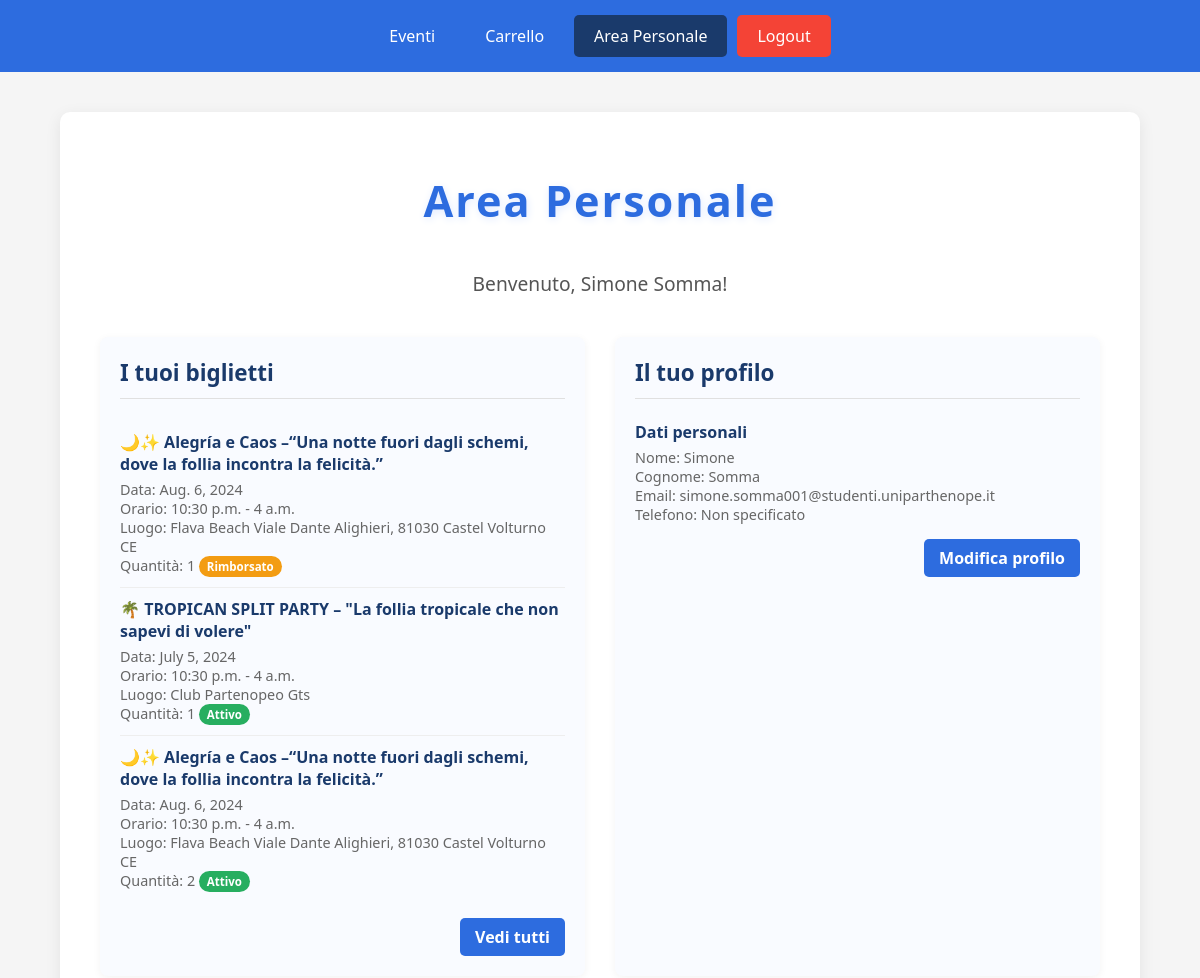
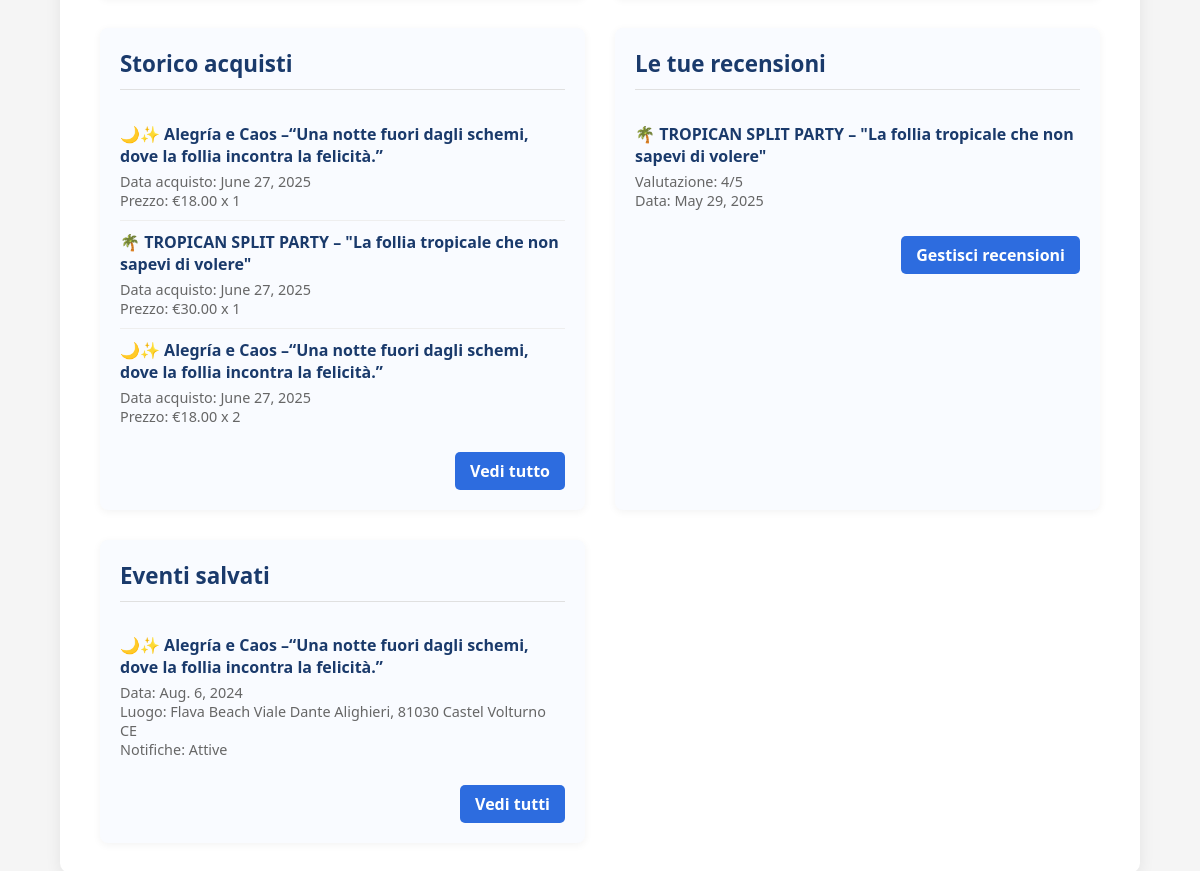
The app's page /area-personale/ (signed in) with its own data (2 pictures, top to bottom).
### Event_Hub/models.py (models this page shows)
class Utente(models.Model):
    nome = models.CharField(max_length=30)
    cognome = models.CharField(max_length=30)
    data_nascita = models.DateField()
    email = models.EmailField(unique=True, primary_key=True)
    password = models.CharField(max_length=128)
    telefono = models.CharField(max_length=20, blank=True, null=True)
    is_staff = models.BooleanField(default=False)

class Prenotazione(models.Model):
    STATO_CHOICES = [
        ('attivo', 'Attivo'),
        ('usato', 'Usato'),
        ('cancellato', 'Cancellato'),
        ('rimborsato', 'Rimborsato'),
    ]
    ticket_id = models.AutoField(primary_key=True)
    utente = models.ForeignKey(Utente, on_delete=models.CASCADE)
    evento = models.ForeignKey(Evento, on_delete=models.CASCADE)
    numero_biglietti = models.IntegerField()
    data_prenotazione = models.DateField(auto_now_add=True)
    stato = models.CharField(max_length=20, choices=STATO_CHOICES, default='attivo')

class Evento(models.Model):
    nome = models.CharField(max_length=100, primary_key=True)
    data = models.DateField()
    ora_inizio = models.TimeField()
    ora_fine = models.TimeField()
    luogo = models.CharField(max_length=100)
    descrizione = models.TextField()
    organizzatore = models.ForeignKey(Organizzatore, on_delete=models.CASCADE)
    biglietti_disponibili = models.IntegerField()
    prezzo = models.DecimalField(max_digits=10, decimal_places=2, default=0.00)

class Recensione(models.Model):
    id = models.AutoField(primary_key=True)
    evento = models.ForeignKey(Evento, on_delete=models.CASCADE)
    utente = models.ForeignKey(Utente, on_delete=models.CASCADE)
    valutazione = models.IntegerField()
    commento = models.TextField()
    data_recensione = models.DateField(auto_now_add=True)

class EventoSalvato(models.Model):
    id = models.AutoField(primary_key=True)
    utente = models.ForeignKey(Utente, on_delete=models.CASCADE)
    evento = models.ForeignKey(Evento, on_delete=models.CASCADE)
    data_salvataggio = models.DateField(auto_now_add=True)
    notifiche_attive = models.BooleanField(default=True)
    class Meta:
        unique_together = ('utente', 'evento')  # Un utente può salvare un evento una sola volta

### Event_Hub/views.py (the view)
# urls.py: path('area-personale/', area_personale, name='area_personale'),
def area_personale(request):
    utente_email = request.session.get('utente_email')
    if not utente_email:
        return redirect('login')
    try:
        utente = Utente.objects.get(email=utente_email)
        biglietti_recenti = Prenotazione.objects.filter(utente=utente).order_by('-data_prenotazione')[:3]
        eventi_salvati = EventoSalvato.objects.filter(utente=utente).order_by('-data_salvataggio')[:3]
        recensioni_recenti = Recensione.objects.filter(utente=utente).order_by('-data_recensione')[:3]
        context = {
            'utente': utente,
            'biglietti_recenti': biglietti_recenti,
            'eventi_salvati': eventi_salvati,
            'recensioni_recenti': recensioni_recenti
        }
        return render(request, 'area_personale.html', context)
    except Utente.DoesNotExist:
        return redirect('login')

### templates/area_personale.html (shortened to what this page needs)
<!DOCTYPE html>
<html lang="it">
<head>
</head>
<body>
    <div class="nav-menu">
        <a href="{% url 'eventi' %}">Eventi</a>
        <a href="{% url 'carrello' %}">Carrello</a>
        <a href="{% url 'area_personale' %}" class="active">Area Personale</a>
        <a href="{% url 'logout' %}" style="background-color: #f44336;">Logout</a>
    </div>
    <div class="container">
        <h1>Area Personale</h1>
        <div class="welcome-message">
            Benvenuto, {{ utente.nome }} {{ utente.cognome }}!
        </div>
        <div class="dashboard-grid">
            <div class="dashboard-card">
                <h3>I tuoi biglietti</h3>
                <div class="dashboard-card-content">
                    {% if biglietti_recenti %}
                        <ul class="item-list">
                            {% for biglietto in biglietti_recenti %}
                                <li>
                                    <div class="item-title">{{ biglietto.evento.nome }}</div>
                                    <div class="item-details">
                                        Data: {{ biglietto.evento.data }}<br>
                                        Orario: {{ biglietto.evento.ora_inizio }} - {{ biglietto.evento.ora_fine }}<br>
                                        Luogo: {{ biglietto.evento.luogo }}<br>
                                        Quantità: {{ biglietto.numero_biglietti }}
                                        <span class="status-badge status-{{ biglietto.stato }}">{{ biglietto.get_stato_display }}</span>
                                    </div>
                                </li>
                            {% endfor %}
                        </ul>
                    {% else %}
                        <div class="empty-state">Non hai ancora acquistato biglietti.</div>
                    {% endif %}
                </div>
                <div class="dashboard-card-footer">
                    <a href="{% url 'biglietti' %}" class="dashboard-link">Vedi tutti</a>
                </div>
            </div>
            <div class="dashboard-card">
                <h3>Il tuo profilo</h3>
                <div class="dashboard-card-content">
                    <div class="item-list">
                        <div class="item-title">Dati personali</div>
                        <div class="item-details">
                            Nome: {{ utente.nome }}<br>
                            Cognome: {{ utente.cognome }}<br>
                            Email: {{ utente.email }}<br>
                            Telefono: {{ utente.telefono|default:"Non specificato" }}
                        </div>
                    </div>
                </div>
                <div class="dashboard-card-footer">
                    <a href="{% url 'profilo' %}" class="dashboard-link">Modifica profilo</a>
                </div>
            </div>
            <div class="dashboard-card">
                <h3>Storico acquisti</h3>
                <div class="dashboard-card-content">
                    {% if biglietti_recenti %}
                        <ul class="item-list">
                            {% for biglietto in biglietti_recenti %}
                                <li>
                                    <div class="item-title">{{ biglietto.evento.nome }}</div>
                                    <div class="item-details">
                                        Data acquisto: {{ biglietto.data_prenotazione }}<br>
                                        Prezzo: €{{ biglietto.evento.prezzo }} x {{ biglietto.numero_biglietti }}
                                    </div>
                                </li>
                            {% endfor %}
                        </ul>
                    {% else %}
                        <div class="empty-state">Non hai ancora effettuato acquisti.</div>
                    {% endif %}
                </div>
                <div class="dashboard-card-footer">
                    <a href="{% url 'storico_acquisti' %}" class="dashboard-link">Vedi tutto</a>
                </div>
            </div>
            <div class="dashboard-card">
                <h3>Le tue recensioni</h3>
                <div class="dashboard-card-content">
                    {% if recensioni_recenti %}
                        <ul class="item-list">
                            {% for recensione in recensioni_recenti %}
                                <li>
                                    <div class="item-title">{{ recensione.evento.nome }}</div>
                                    <div class="item-details">
                                        Valutazione: {{ recensione.valutazione }}/5<br>
                                        Data: {{ recensione.data_recensione }}
                                    </div>
                                </li>
                            {% endfor %}
                        </ul>
                    {% else %}
                        <div class="empty-state">Non hai ancora scritto recensioni.</div>
                    {% endif %}
                </div>
                <div class="dashboard-card-footer">
                    <a href="{% url 'recensioni' %}" class="dashboard-link">Gestisci recensioni</a>
                </div>
            </div>
            <div class="dashboard-card">
                <h3>Eventi salvati</h3>
                <div class="dashboard-card-content">
                    {% if eventi_salvati %}
                        <ul class="item-list">
                            {% for evento_salvato in eventi_salvati %}
                                <li>
                                    <div class="item-title">{{ evento_salvato.evento.nome }}</div>
                                    <div class="item-details">
                                        Data: {{ evento_salvato.evento.data }}<br>
                                        Luogo: {{ evento_salvato.evento.luogo }}<br>
                                        Notifiche: {% if evento_salvato.notifiche_attive %}Attive{% else %}Disattivate{% endif %}
                                    </div>
                                </li>
                            {% endfor %}
                        </ul>
                    {% else %}
                        <div class="empty-state">Non hai ancora salvato eventi.</div>
                    {% endif %}
                </div>
                <div class="dashboard-card-footer">
                    <a href="{% url 'eventi_salvati' %}" class="dashboard-link">Vedi tutti</a>
                </div>
            </div>
        </div>
    </div>
</body>
</html>

### templates/area_personale.html (style rules this page uses)
body { font-family: 'Segoe UI', Tahoma, Geneva, Verdana, sans-serif; background: #f5f5f5; margin: 0; padding: 0; }
.container { max-width: 1000px; margin: 40px auto; background: #fff; border-radius: 10px; box-shadow: 0 4px 16px rgba(0,0,0,0.08); padding: 30px 40px; }
h1, h2 { color: #2d6cdf; }
h1 { text-align: center; font-size: 2.7em; margin-bottom: 40px; letter-spacing: 2px; text-shadow: 1px 2px 8px #e0eaff; }
.welcome-message { text-align: center; font-size: 1.2em; margin-bottom: 40px; color: #555; }
.dashboard-grid { display: grid; grid-template-columns: repeat(2, 1fr); gap: 30px; }
.dashboard-card { background: #f9fbff; border-radius: 8px; padding: 20px; box-shadow: 0 2px 8px rgba(0,0,0,0.05); transition: transform 0.2s, box-shadow 0.2s; }
.dashboard-card h3 { color: #1a3a6b; margin-top: 0; font-size: 1.4em; border-bottom: 1px solid #e0e0e0; padding-bottom: 10px; }
.dashboard-card-content { margin-bottom: 15px; }
.dashboard-card-footer { text-align: right; }
.dashboard-link { display: inline-block; background-color: #2d6cdf; color: white; padding: 8px 15px; border-radius: 5px; text-decoration: none; font-weight: bold; }
.item-list { list-style-type: none; padding: 0; }
.item-list li { padding: 10px 0; border-bottom: 1px solid #eee; }
.item-list li:last-child { border-bottom: none; }
.item-title { font-weight: bold; color: #1a3a6b; }
.item-details { color: #666; font-size: 0.9em; margin-top: 5px; }
.nav-menu { display: flex; justify-content: center; background-color: #2d6cdf; padding: 15px 0; margin-bottom: 30px; }
.nav-menu a { color: white; text-decoration: none; padding: 10px 20px; margin: 0 5px; border-radius: 5px; transition: background-color 0.2s; }
.nav-menu a:hover, .nav-menu a.active { background-color: #1a3a6b; }
.status-badge { display: inline-block; padding: 3px 8px; border-radius: 12px; font-size: 0.8em; font-weight: bold; color: white; }
.status-attivo { background-color: #27ae60; }
.status-rimborsato { background-color: #f39c12; }

### records on screen
Utente: nome "Simone", cognome "Somma", email "simone.somma001@studenti.uniparthenope.it", telefono "Non specificato"
Prenotazione: evento.nome "🌙✨ Alegría e Caos –“Una notte fuori dagli schemi, dove la follia incontra la felicità.”", evento.data "Aug. 6, 2024", evento.ora_inizio "10:30 p.m.", evento.ora_fine "4 a.m.", evento.luogo "Flava Beach Viale Dante Alighieri, 81030 Castel Volturno CE", numero_biglietti "1", stato "Rimborsato", data_prenotazione "June 27, 2025", evento.prezzo "18.00"
Prenotazione: evento.nome "🌴 TROPICAN SPLIT PARTY – \"La follia tropicale che non sapevi di volere\"", evento.data "July 5, 2024", evento.ora_inizio "10:30 p.m.", evento.ora_fine "4 a.m.", evento.luogo "Club Partenopeo Gts", numero_biglietti "1", stato "Attivo", data_prenotazione "June 27, 2025", evento.prezzo "30.00"
Prenotazione: evento.nome "🌙✨ Alegría e Caos –“Una notte fuori dagli schemi, dove la follia incontra la felicità.”", evento.data "Aug. 6, 2024", evento.ora_inizio "10:30 p.m.", evento.ora_fine "4 a.m.", evento.luogo "Flava Beach Viale Dante Alighieri, 81030 Castel Volturno CE", numero_biglietti "2", stato "Attivo", data_prenotazione "June 27, 2025", evento.prezzo "18.00"
Recensione: evento.nome "🌴 TROPICAN SPLIT PARTY – \"La follia tropicale che non sapevi di volere\"", valutazione "4", data_recensione "May 29, 2025"
EventoSalvato: evento.nome "🌙✨ Alegría e Caos –“Una notte fuori dagli schemi, dove la follia incontra la felicità.”", evento.data "Aug. 6, 2024", evento.luogo "Flava Beach Viale Dante Alighieri, 81030 Castel Volturno CE", notifiche_attive "Attive"
